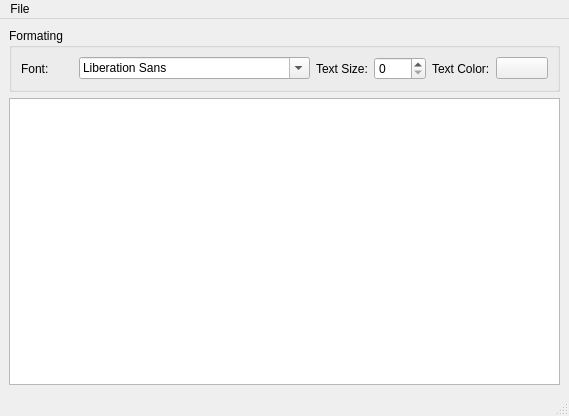
<?xml version="1.0" encoding="UTF-8"?>
<ui version="4.0">
 <class>MainWindow</class>
 <widget class="QMainWindow" name="MainWindow">
  <property name="geometry">
   <rect>
    <x>0</x>
    <y>0</y>
    <width>569</width>
    <height>416</height>
   </rect>
  </property>
  <property name="windowTitle">
   <string>MainWindow</string>
  </property>
  <property name="styleSheet">
   <string notr="true"/>
  </property>
  <widget class="QWidget" name="centralwidget">
   <layout class="QGridLayout" name="gridLayout_2">
    <item row="0" column="0">
     <widget class="QGroupBox" name="groupBox">
      <property name="title">
       <string>Formating</string>
      </property>
      <layout class="QHBoxLayout" name="horizontalLayout">
       <item>
        <widget class="QLabel" name="label_2">
         <property name="text">
          <string>Font:</string>
         </property>
        </widget>
       </item>
       <item>
        <widget class="QFontComboBox" name="fontSelect">
         <property name="editable">
          <bool>true</bool>
         </property>
        </widget>
       </item>
       <item>
        <widget class="QLabel" name="label">
         <property name="text">
          <string>Text Size:</string>
         </property>
        </widget>
       </item>
       <item>
        <widget class="QSpinBox" name="testSize"/>
       </item>
       <item>
        <widget class="QLabel" name="label_3">
         <property name="text">
          <string>Text Color:</string>
         </property>
        </widget>
       </item>
       <item>
        <widget class="QPushButton" name="colorButton">
         <property name="text">
          <string/>
         </property>
        </widget>
       </item>
      </layout>
     </widget>
    </item>
    <item row="1" column="0">
     <widget class="QTextEdit" name="textEdit"/>
    </item>
   </layout>
  </widget>
  <widget class="QMenuBar" name="menubar">
   <property name="geometry">
    <rect>
     <x>0</x>
     <y>0</y>
     <width>569</width>
     <height>33</height>
    </rect>
   </property>
   <widget class="QMenu" name="menuFile">
    <property name="title">
     <string>File</string>
    </property>
    <addaction name="actionOpen"/>
    <addaction name="actionSave"/>
    <addaction name="actionClose"/>
   </widget>
   <addaction name="menuFile"/>
  </widget>
  <widget class="QStatusBar" name="statusbar"/>
  <action name="actionSave">
   <property name="text">
    <string>Save</string>
   </property>
  </action>
  <action name="actionOpen">
   <property name="text">
    <string>Open</string>
   </property>
  </action>
  <action name="actionClose">
   <property name="text">
    <string>Close</string>
   </property>
  </action>
  <action name="action12px">
   <property name="text">
    <string>12px</string>
   </property>
  </action>
  <action name="action18px">
   <property name="text">
    <string>18px</string>
   </property>
  </action>
  <action name="action24px">
   <property name="text">
    <string>24px</string>
   </property>
  </action>
 </widget>
 <resources/>
 <connections/>
</ui>
